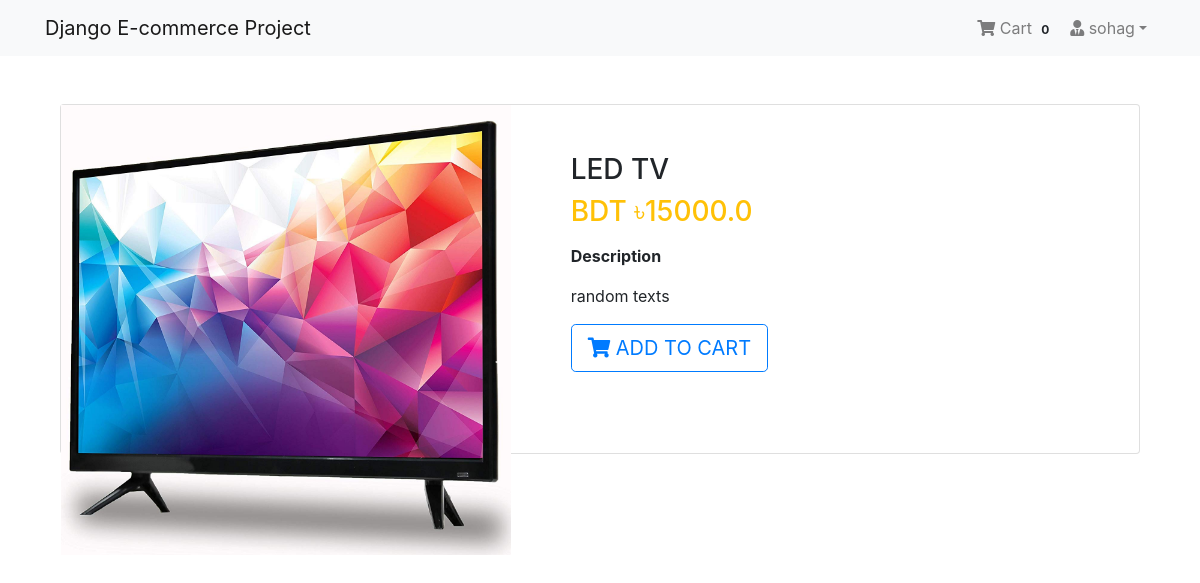
The page /product/2/ (signed in) on the database its author committed.
### App_Login/models.py (models this page shows, shortened)
class User(AbstractBaseUser, PermissionsMixin):
    email = models.EmailField(unique=True, null=False)
    is_staff = models.BooleanField(
        ugettext_lazy('staff status'),
        default=False,
        help_text = ugettext_lazy('Designates whether the user can log in this site')
    )
    is_active = models.BooleanField(
        ugettext_lazy('active'),
        default=True,
        help_text=ugettext_lazy('Designates whether this user should be treated as active. Unselect this instead of deleting accounts')
    )
    USERNAME_FIELD = 'email'
    objects = MyUserManager()

class Profile(models.Model):
    user = models.OneToOneField(User, on_delete=models.CASCADE, related_name='profile')
    username = models.CharField(max_length=264, blank=True)
    full_name = models.CharField(max_length=264, blank=True)
    address_1 = models.TextField(max_length=300, blank=True)
    city = models.CharField(max_length=40, blank=True)
    zipcode = models.CharField(max_length=10, blank=True)
    country = models.CharField(max_length=50, blank=True)
    phone = models.CharField(max_length=20, blank=True)
    date_joined = models.DateTimeField(auto_now_add=True)

### App_Shop/models.py (models this page shows, shortened)
class Product(models.Model):
    mainimage = models.ImageField(upload_to='Products')
    name = models.CharField(max_length=264)
    category = models.ForeignKey(Category, on_delete=models.CASCADE, related_name='category')
    preview_text = models.TextField(max_length=200, verbose_name='Preview Text')
    detail_text = models.TextField(max_length=1000, verbose_name='Description')
    price = models.FloatField()
    old_price = models.FloatField(default=0.00)
    created = models.DateTimeField(auto_now_add=True)
    class Meta:
        ordering = ['-created',]

### App_Shop/views.py (the view)
# urls.py: path('product/<pk>/', views.ProductDetail.as_view(), name='product_detail'),
class ProductDetail(LoginRequiredMixin, DetailView):
    model = Product
    template_name = 'App_Shop/product_detail.html'

### App_Order/templatetags/cart_tag.py (called while the page is built)
@register.filter
def cart_total(user):
    order = Order.objects.filter(user=user, ordered=False)
    if order.exists():
        return order[0].orderitems.count()
    else:
        return 0

### templates/App_Shop/product_detail.html
{% extends 'base.html' %}
{% block body_block %}
<div class="container my-5">
  <div class="card">
    <div class="row">
      <aside class="col-sm-5 border-right">
        <article class="gallery-wrap">
          <div class="img-big-wrap">
            <div>
              <a href="#"><img src="/media/{{object.mainimage}}" style="width:450px"></a>
            </div>
          </div>
        </article>
      </aside>
      <aside class="col-sm-7">
        <article class="card-body p-5">
          <h3 class="title mp-3">{{object.name}}</h3>
          <p class="price-detail-wrap">
            <span class="price h3 text-warning">
              <span class="currency">BDT &#2547;</span><span class="num">{{object.price}}</span>
            </span>
          </p>
          <dl class="item-property">
            <dt>Description</dt>
            <dd>
              <p>{{object.detail_text|linebreaks}}</p>
            </dd>
          </dl>
          <a href="{% url 'App_Order:add' pk=object.pk %}" class="btn btn-lg btn-outline-primary text-uppercase"> <i class="fas fa-shopping-cart"></i> Add to Cart</a>
        </article>
      </aside>
    </div>
  </div>
</div>
{% endblock %}

### templates/navbar.html (shortened to what this page needs)
{% load cart_tag %}
<nav class="navbar navbar-expand-lg navbar-light bg-light">
  <div class="container">
    <a class="navbar-brand" href="{% url 'App_Shop:home' %}">Django E-commerce Project</a>
    <div class="collapse navbar-collapse" id="navbarNav">
      <ul class="navbar-nav ml-auto">
        {% if request.user.is_authenticated %}
        <li class="nav-item">
          <a href="{% url 'App_Order:cart' %}" class="nav-link">
              <i class="fa fa-shopping-cart"></i> Cart
              <span class="badge badge-light">{{ request.user | cart_total }}</span>
          </a>
        </li>
        <li class="nav-item dropdown">
          <a class="nav-link dropdown-toggle" href="#" id="navbarDropdown" role="button" data-toggle="dropdown" aria-haspopup="true" aria-expanded="false"><i class="fas fa-user-tie"></i> {{request.user.profile.username}}</a>
        </li>
        {% else %}
        <li class="nav-item">
          <a href="{% url 'App_Login:login' %}" class="btn btn-primary">Login</a>
        </li>
        {% endif %}
      </ul>
    </div>
  </div>
</nav>

### static/css/main.css (style rules this page uses)
.gallery-wrap .img-big-wrap img { height: 450px; width: auto; display: inline-block; cursor: zoom-in; }

### templates/base.html (style rules this page uses)
.card { height: 350px; }

### rows shown on the page
User: user|cart_total "0", user.profile.username "sohag"
Product: mainimage (picture), name "LED TV", price "15000.0", detail_text "random texts"
